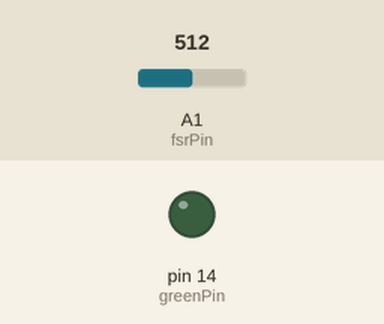
This sketch was run on a simulated Arduino Uno, built with avr-gcc and run on an emulated ATmega328P. On the bench: output pins drawn as LEDs (lit = HIGH). The test bench sets the inputs (shaded band); at power-on: A1 (fsrPin) = 512. What the sketch prints to the serial monitor is not drawn.

Above: at 1.2 s.
1.3 s: A1 (fsrPin) set to 290
2.8 s: A1 (fsrPin) set to 109
5.8 s: A1 (fsrPin) set to 90
Timing chart, 0 to 8.8 s (numbered marks = the images above; inputs shaded):
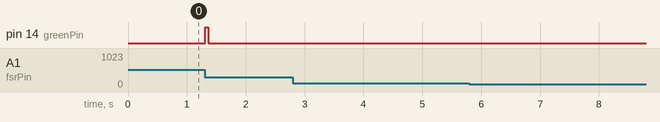

The sketch:

refined_pressure.ino
```cpp
int fsrPin = 15;     // the FSR/voltage divider is connected to 15
int fsrReading;     // the analog reading from the voltage divider
int greenPin =  14;

unsigned long endTime;
unsigned long sensorTime;
unsigned long duration;
bool hasBeenPressed;

void setup(void) {
  Serial.begin(9600);
  pinMode(greenPin, OUTPUT);
}

void loop(void) {
  fsrReading = analogRead(fsrPin);
  Serial.print("analog reading = ");
  Serial.println(fsrReading);     // the raw analog reading

  if (!hasBeenPressed && fsrReading > 300){ // sensor hasn't been pressed but is now
    sensorTime = millis();
    hasBeenPressed = true;
  }
  if (hasBeenPressed && fsrReading < 300){ //has been pressed but isn't any longer
    endTime = millis();
    duration = endTime - sensorTime;  // tells you how long the sensor detected pressure for
    Serial.print("duration of pressure on the sensor: ");
    Serial.println(duration);
    digitalWrite(greenPin, HIGH); //LED lights up after the sensor has been pressed and pressure is no longer on it
    delay(50);
    digitalWrite(greenPin, LOW); //getting the LED to turn off
    hasBeenPressed = false;
  }
  delay(50);
}
```

Measured:
- after the input at 1.3 s, pin 14 (greenPin): LOW → HIGH at once, → LOW 0.05 s later
- after the input at 2.8 s, every drawn part: stays the same
- after the input at 5.8 s, every drawn part: stays the same
